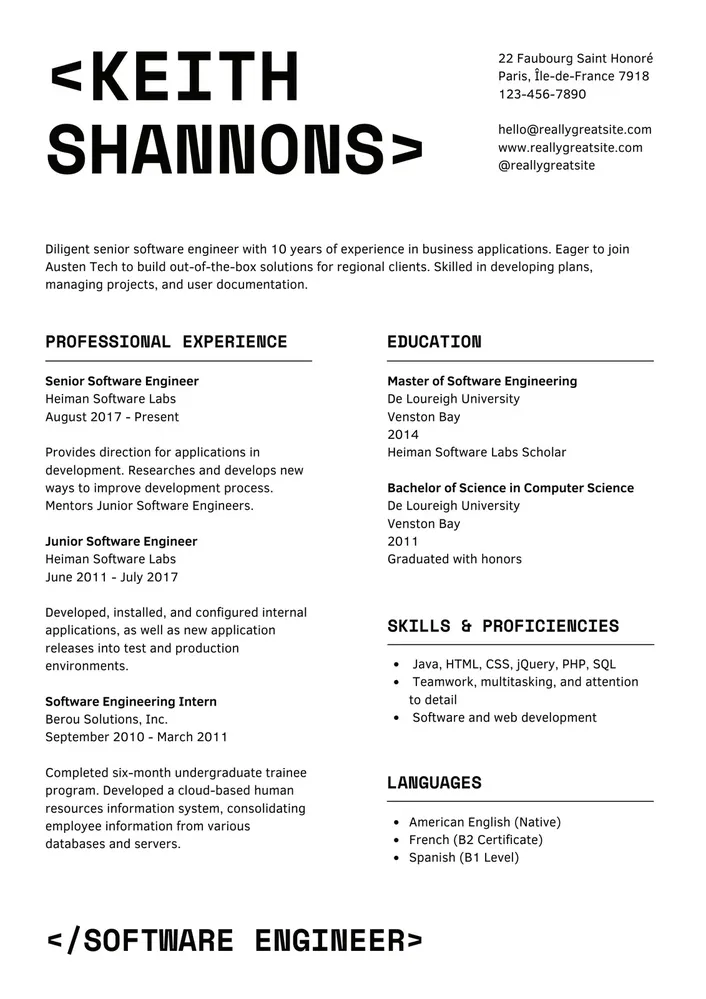
#> input picture 1131w-5zH1MrEUinQ.webp, 706 x 999 px, shrunk from 1131 x 1600 before the run
$ python -i ocr_module.py   (imports and definitions only)
#> lines starting #> are read from the running program, lines starting #| are printed output that depends on the picture; after the words box and inside, x2 and y2 are one past the last pixel; in counts of white or black regions, pixels touching at a corner belong together
"""
===============================================================================
OCR MODULE - Resume Text Extraction
Extracts and cleans text from resume images using Tesseract OCR
===============================================================================
"""

import cv2
import numpy as np
import pytesseract
from PIL import Image
import re
import os

# Set Tesseract path (Windows default installation location)
# This fixes the issue where Tesseract is installed but not in PATH
tesseract_path = r'C:\Program Files\Tesseract-OCR\tesseract.exe'
if os.path.exists(tesseract_path):
    pytesseract.pytesseract.tesseract_cmd = tesseract_path


def preprocess_image(image_path):
    """
    Preprocess resume image for better OCR accuracy.

    Why: Raw resume images often have noise, poor contrast, or skew.
    Preprocessing improves text extraction quality significantly.

    Args:
        image_path: Path to resume image

    Returns:
        Preprocessed image (numpy array)
    """
#> called with image_path = '1131w-5zH1MrEUinQ.webp'
    # Read image
    img = cv2.imread(image_path)
#> img is the input picture: shape (999, 706, 3); mean B, G, R 238, 238.1, 238.1
    if img is None:
        raise FileNotFoundError(f"Could not load image: {image_path}")

    # Convert to grayscale
    gray = cv2.cvtColor(img, cv2.COLOR_BGR2GRAY)

    # Apply thresholding (binarization)
    # Why: Makes text stand out from background
    gray = cv2.threshold(gray, 150, 255, cv2.THRESH_BINARY)[1]
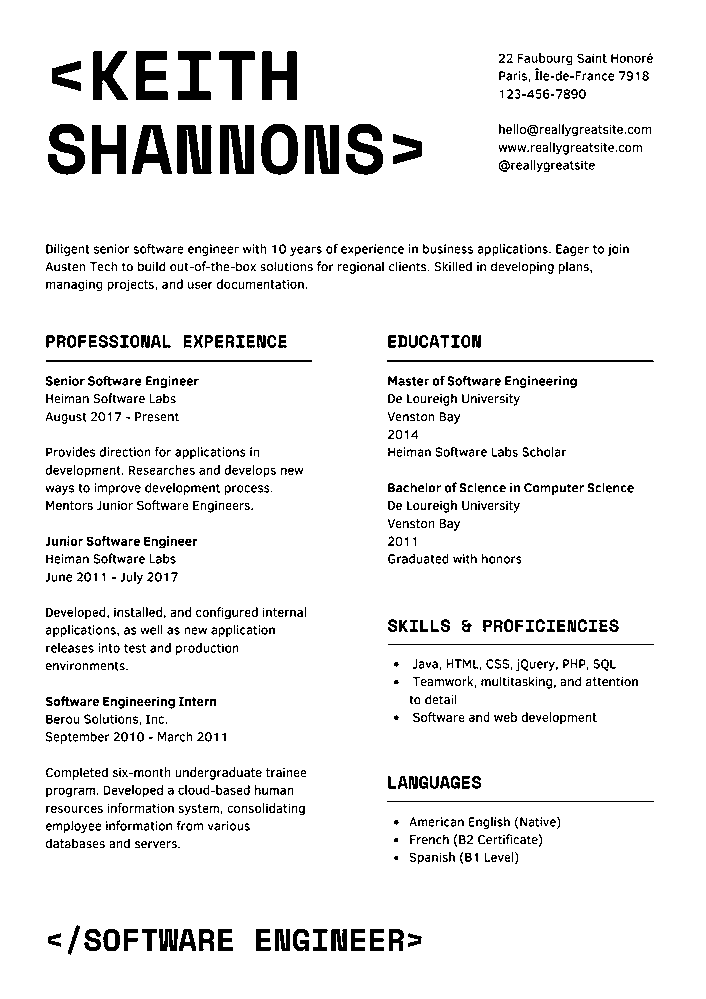
#> gray: shape (999, 706); 92.7% white; 1433 black regions (575 under 20 px), largest, box (x1, y1, x2, y2) and area: (177, 125, 212, 174) 1340, (305, 125, 339, 174) 1297, (220, 125, 254, 174) 1296

    # Denoise using Gaussian blur
    # Why: Removes small noise that can confuse OCR
    gray = cv2.GaussianBlur(gray, (3, 3), 0)

    return gray


# [142 lines left out: functions extract_text_from_image, clean_extracted_text, extract_text_with_fallback, not called in this run]


# Example usage
# [15 lines not run here, left out]

>>> result = preprocess_image('1131w-5zH1MrEUinQ.webp')
